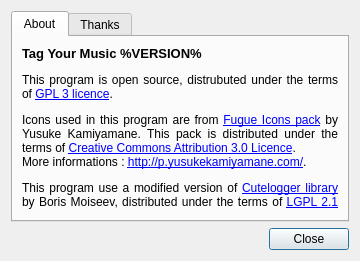
<?xml version="1.0" encoding="UTF-8"?>
<ui version="4.0">
 <class>About</class>
 <widget class="QDialog" name="About">
  <property name="geometry">
   <rect>
    <x>0</x>
    <y>0</y>
    <width>360</width>
    <height>261</height>
   </rect>
  </property>
  <property name="sizePolicy">
   <sizepolicy hsizetype="Fixed" vsizetype="Fixed">
    <horstretch>0</horstretch>
    <verstretch>0</verstretch>
   </sizepolicy>
  </property>
  <layout class="QGridLayout" name="gridLayout">
   <item row="0" column="0">
    <widget class="QTabWidget" name="tabWidget">
     <property name="currentIndex">
      <number>0</number>
     </property>
     <widget class="QWidget" name="about_tab">
      <attribute name="title">
       <string>About</string>
      </attribute>
      <layout class="QGridLayout" name="gridLayout_2">
       <item row="0" column="0">
        <widget class="QLabel" name="aboutText">
         <property name="text">
          <string>&lt;html&gt;&lt;head/&gt;&lt;body&gt;&lt;p&gt;&lt;span style=&quot; font-size:10pt; font-weight:600;&quot;&gt;Tag Your Music %VERSION%&lt;/span&gt;&lt;/p&gt;&lt;p align=&quot;justify&quot;&gt;&lt;img src=&quot;:/logos/gpl3&quot; style=&quot;float: right;&quot;/&gt;This program is open source, distrubuted under the terms of &lt;a href=&quot;https://www.gnu.org/licenses/gpl-3.0.html&quot;&gt;&lt;span style=&quot; text-decoration: underline; color:#0000ff;&quot;&gt;GPL 3 licence&lt;/span&gt;&lt;/a&gt;.&lt;/p&gt;&lt;p align=&quot;justify&quot;&gt;Icons used in this program are from &lt;a href=&quot;https://github.com/yusukekamiyamane/fugue-icons&quot;&gt;&lt;span style=&quot; text-decoration: underline; color:#0000ff;&quot;&gt;Fugue Icons pack&lt;/span&gt;&lt;/a&gt; by Yusuke Kamiyamane. This pack is distributed under the terms of &lt;a href=&quot;https://creativecommons.org/licenses/by/3.0/&quot;&gt;&lt;span style=&quot; text-decoration: underline; color:#0000ff;&quot;&gt;Creative Commons Attribution 3.0 Licence&lt;/span&gt;&lt;/a&gt;.&lt;br/&gt;More informations : &lt;a href=&quot;http://p.yusukekamiyamane.com/&quot;&gt;&lt;span style=&quot; text-decoration: underline; color:#0000ff;&quot;&gt;http://p.yusukekamiyamane.com/&lt;/span&gt;&lt;/a&gt;.&lt;/p&gt;&lt;p align=&quot;justify&quot;&gt;This program use a modified version of &lt;a href=&quot;https://github.com/cyberbobs/CuteLogger&quot;&gt;&lt;span style=&quot; text-decoration: underline; color:#0000ff;&quot;&gt;Cutelogger library&lt;/span&gt;&lt;/a&gt; by Boris Moiseev, distributed under the terms of &lt;a href=&quot;https://www.gnu.org/licenses/lgpl-2.1.html&quot;&gt;&lt;span style=&quot; text-decoration: underline; color:#0000ff;&quot;&gt;LGPL 2.1 licence&lt;/span&gt;&lt;/a&gt;. Modifications are visible on &lt;a href=&quot;https://github.com/alorence/CuteLogger&quot;&gt;&lt;span style=&quot; text-decoration: underline; color:#0000ff;&quot;&gt;GitHub&lt;/span&gt;&lt;/a&gt;.&lt;/p&gt;&lt;/body&gt;&lt;/html&gt;</string>
         </property>
         <property name="wordWrap">
          <bool>true</bool>
         </property>
         <property name="openExternalLinks">
          <bool>true</bool>
         </property>
         <property name="textInteractionFlags">
          <set>Qt::TextBrowserInteraction</set>
         </property>
        </widget>
       </item>
      </layout>
     </widget>
     <widget class="QWidget" name="thanks_tab">
      <attribute name="title">
       <string>Thanks</string>
      </attribute>
     </widget>
    </widget>
   </item>
   <item row="1" column="0">
    <widget class="QDialogButtonBox" name="buttonBox">
     <property name="orientation">
      <enum>Qt::Horizontal</enum>
     </property>
     <property name="standardButtons">
      <set>QDialogButtonBox::Close</set>
     </property>
    </widget>
   </item>
  </layout>
 </widget>
 <resources/>
 <connections>
  <connection>
   <sender>buttonBox</sender>
   <signal>accepted()</signal>
   <receiver>About</receiver>
   <slot>accept()</slot>
   <hints>
    <hint type="sourcelabel">
     <x>248</x>
     <y>254</y>
    </hint>
    <hint type="destinationlabel">
     <x>157</x>
     <y>274</y>
    </hint>
   </hints>
  </connection>
  <connection>
   <sender>buttonBox</sender>
   <signal>rejected()</signal>
   <receiver>About</receiver>
   <slot>reject()</slot>
   <hints>
    <hint type="sourcelabel">
     <x>316</x>
     <y>260</y>
    </hint>
    <hint type="destinationlabel">
     <x>286</x>
     <y>274</y>
    </hint>
   </hints>
  </connection>
 </connections>
</ui>
